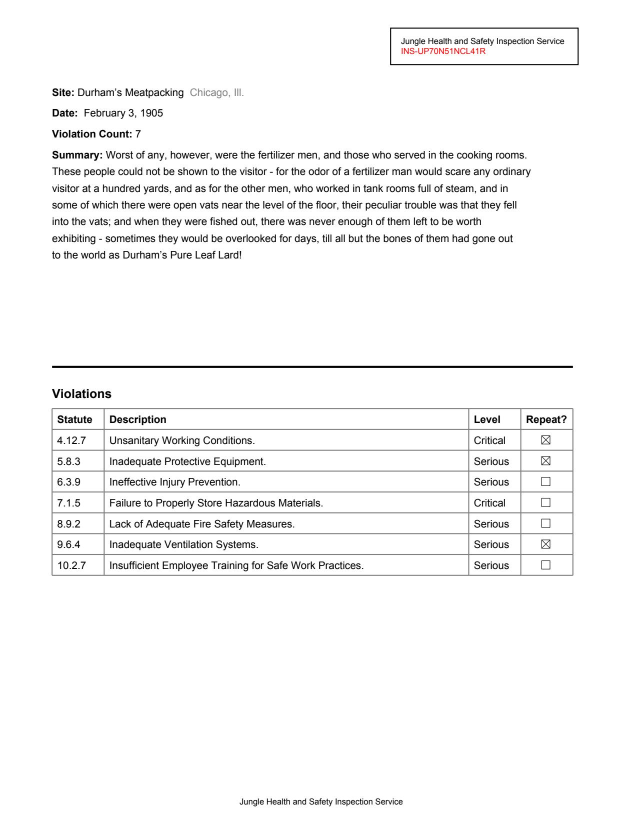
#> input picture pdfs/images/practice_page_1.jpg, 1275 x 1651 px (shown at 1/2 size)
$ python -i similarity.py   (imports and definitions only)
#> lines starting #> are read from the running program, lines starting #| are printed output that depends on the picture
#> further down, picture is the input picture: PIL image 1275x1651 RGB; mean R, G, B 246.5, 246.4, 246.4
"""Visual similarity matching using perceptual hashing"""

from dataclasses import dataclass
from typing import Callable, List, Optional, Tuple, Union

import numpy as np
from PIL import Image
from tqdm.auto import tqdm

from .template_matching import TemplateMatcher


@dataclass
class MatchCandidate:
    """Candidate match during sliding window search"""

    bbox: Tuple[float, float, float, float]
    hash_value: int
    confidence: float


def compute_phash(image: Image.Image, hash_size: int = 8, blur_radius: float = 0) -> int:
    """
    Compute perceptual hash of an image using DCT.

    Args:
        image: PIL Image to hash
        hash_size: Size of the hash (8 = 64 bit hash)
        blur_radius: Optional blur to apply before hashing (makes more tolerant)

    Returns:
        Integer hash value
    """
#> called with hash_size = 8, blur_radius = 0
    # Convert to grayscale
    if image.mode != "L":
        image = image.convert("L")

    # Optional blur to reduce sensitivity to minor variations
    if blur_radius > 0:
        from PIL import ImageFilter

        image = image.filter(ImageFilter.GaussianBlur(radius=blur_radius))

    # Resize to 32x32 (4x the hash size for DCT)
    highfreq_factor = 4
    img_size = hash_size * highfreq_factor
    image = image.resize((img_size, img_size), Image.Resampling.LANCZOS)
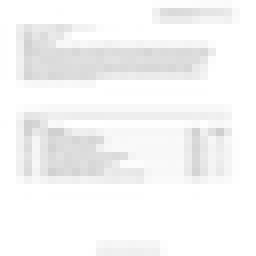
#> image: PIL image 32x32 L (shown 8 times larger); min 207, max 255, mean 246.1

    # Convert to numpy array
    pixels = np.array(image, dtype=np.float32)

    # Apply DCT
    from scipy.fftpack import dct

    dct_coef = dct(dct(pixels, axis=0), axis=1)
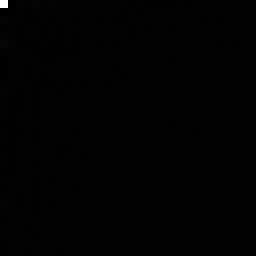
#> dct_coef: shape (32, 32) float32 (shown 8 times larger); min -8360.3, max 1007928, mean 1013.3; drawn with min black and max white

    # Keep top-left 8x8 (low frequencies)
    dct_low = dct_coef[:hash_size, :hash_size]

    # Compute median excluding the DC component
    dct_low_no_dc = dct_low.flatten()[1:]  # Skip first element (DC)
#> dct_low_no_dc = 63 values, max 16019.2 at index 39, min -8360.3 at index 7, mean 397.3
    median = np.median(dct_low_no_dc)
#> median = 81.65

    # Create binary hash
    diff = dct_low.flatten() > median

    # Convert to integer
    return sum(2**i for i, v in enumerate(diff) if v)


# [11 lines left out: functions hamming_distance, hash_similarity, not called in this run]


class VisualMatcher:
    """Handles visual similarity matching using perceptual hashing or template matching"""

    # [352 lines left out: functions __init__, _get_search_scales, find_matches_in_image, _template_match, _phash_match, _filter_overlapping_matches and 1 more, not called in this run]

>>> from PIL import Image
>>> picture = Image.open('../../pdfs/images/practice_page_1.jpg')
>>> result = compute_phash(picture)
#> result = 2021838414242116861

$ run again, on pdfs/images/multipage_1.png
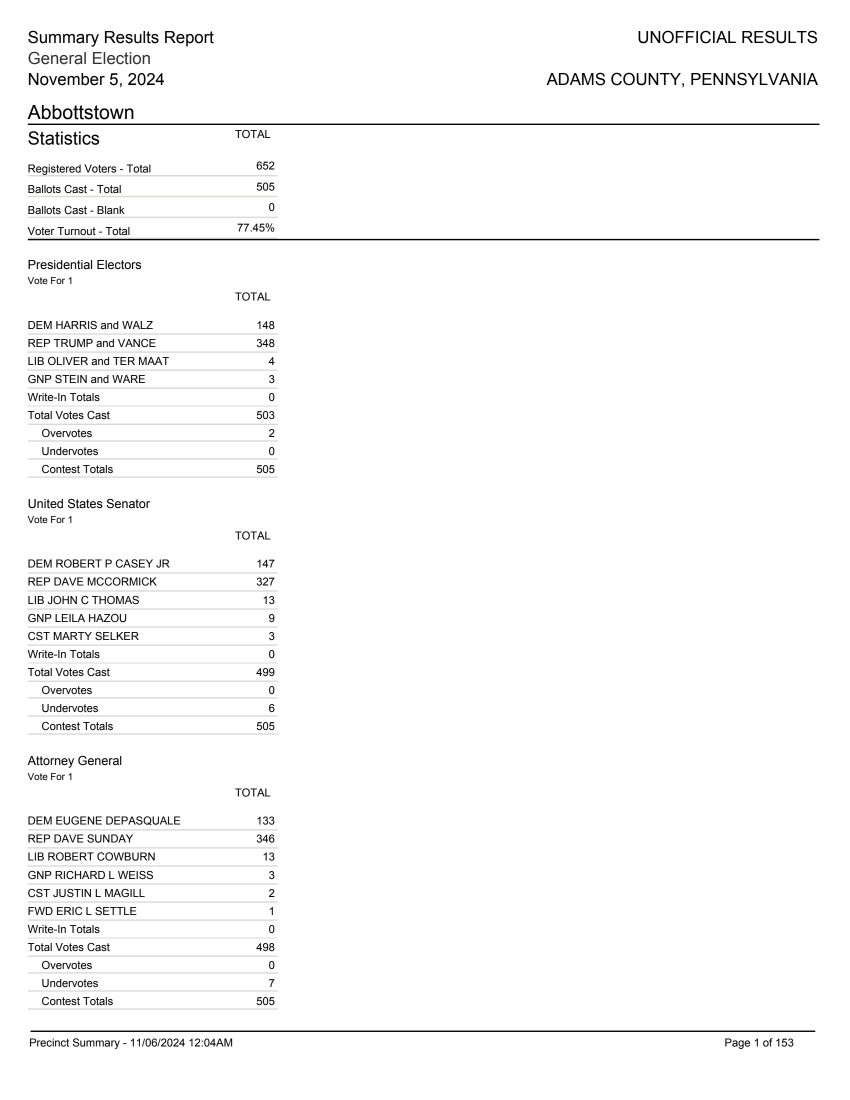
#> input picture pdfs/images/multipage_1.png, 1700 x 2200 px (shown at 1/2 size)
#> picture is the input picture: PIL image 1700x2200 RGB; mean R, G, B 249.4, 249.4, 249.4
#> in compute_phash, `image = image.resize((img_size, img_size), Image.Resampling.LANCZOS)`:
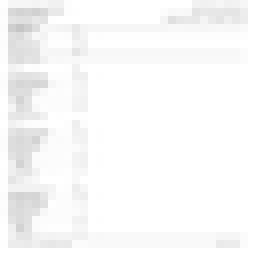
#> image: PIL image 32x32 L (shown 8 times larger); min 197, max 255, mean 249.1
#> dct_low_no_dc = 63 values, max 2359.7 at index 6, min -13893.5 at index 0, mean -495.1
#> median = 87.95
#> result = 16176912659404477121
